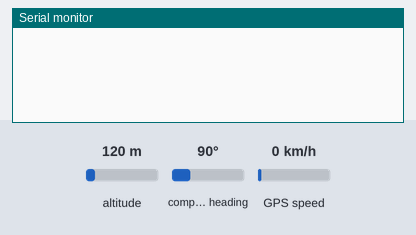
Bench run of a sketch on a simulated Arduino Uno, built with avr-gcc and run on an emulated ATmega328P. On the bench: the last lines printed to the serial monitor. Inputs (shaded band) come from the test bench; at power-on: altitude 120 m, compass heading 90°, GPS speed 0 km/h. The GPS gets a fix after 3 s at 37.7749, -122.4194 with 8 satellites.

Above: at 1.2 s.
1.3 s: altitude set to 20 m
At 3.8 s:
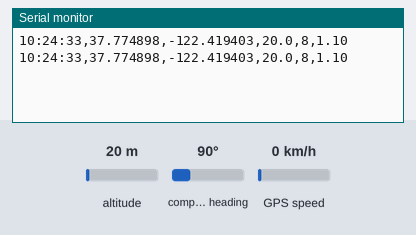
5.4 s: altitude set to 250 m
At 6.8 s:
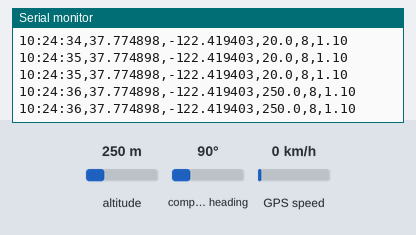
Timing chart, 0 to 8.4 s (numbered marks = the images above; inputs shaded):
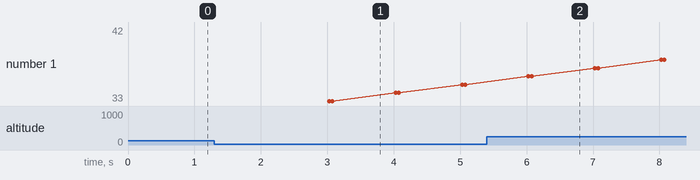

Measured:
- after the input at 1.3 s, the serial monitor: prints a new line after 1.7 s (image 1)
- after the input at 5.4 s, the serial monitor: prints a new line after 0.63 s (image 2)

The sketch:

gps_module_v1.ino
```cpp
#include <TinyGPS++.h> // test
#include <SoftwareSerial.h>

// Create an instance of the TinyGPS++ object
TinyGPSPlus gps;

// Create a software serial connection (for GPS module)
SoftwareSerial ss(4, 3); // RX, TX pins (adjust as needed)

void setup() {
  // Start the serial communication
  Serial.begin(9600);
  ss.begin(9600); // GPS baud rate
}

void loop() {
  while (ss.available() > 0) {
    gps.encode(ss.read()); // Feed data to the GPS library

    if (gps.location.isUpdated()) {
      // Get location information
      double latitude = gps.location.lat();
      double longitude = gps.location.lng();
      double altitude = gps.altitude.meters(); // Altitude in meters

      // Get the number of satellites in view
      int satelliteCount = gps.satellites.value();

      // Get the timestamp (in hours, minutes, seconds)
      unsigned long timestamp = gps.time.value();
      int hours = gps.time.hour();
      int minutes = gps.time.minute();
      int seconds = gps.time.second();

      // Get the Horizontal Dilution of Precision (HDOP)
      float hdop = gps.hdop.value() / 100.0; // HDOP is returned in hundredths, so divide by 100

      // Print the data to the Serial Monitor with pipe separation
      Serial.print(hours); Serial.print(":");
      Serial.print(minutes); Serial.print(":");
      Serial.print(seconds); Serial.print(",");
      Serial.print(latitude, 6); Serial.print(",");
      Serial.print(longitude, 6); Serial.print(",");
      Serial.print(altitude, 1); Serial.print(",");
      Serial.print(satelliteCount); Serial.print(",");
      Serial.print(hdop, 2); Serial.print("\n");
    }
  }
}
```
